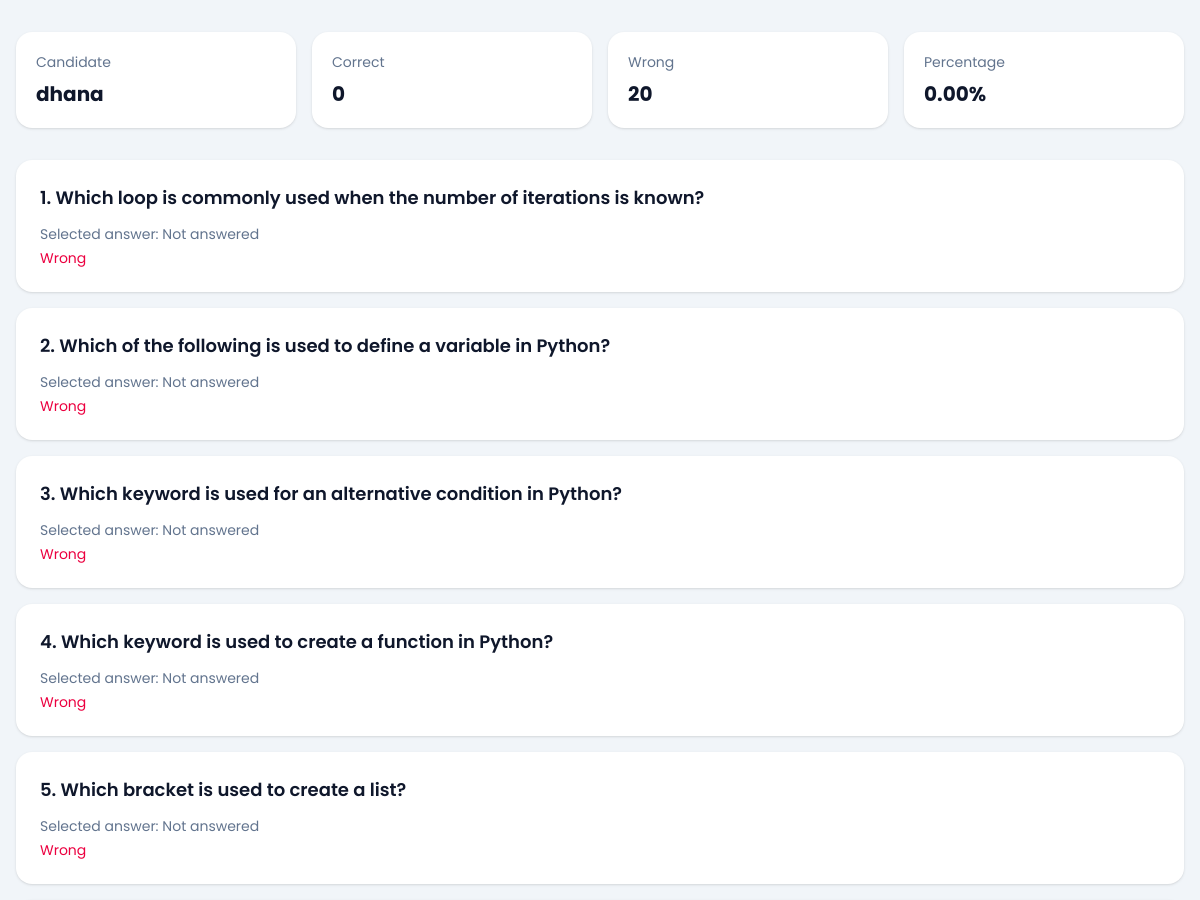
The page /quiz/attempt/3/result/ (signed in, upper part) on the database as committed earlier.
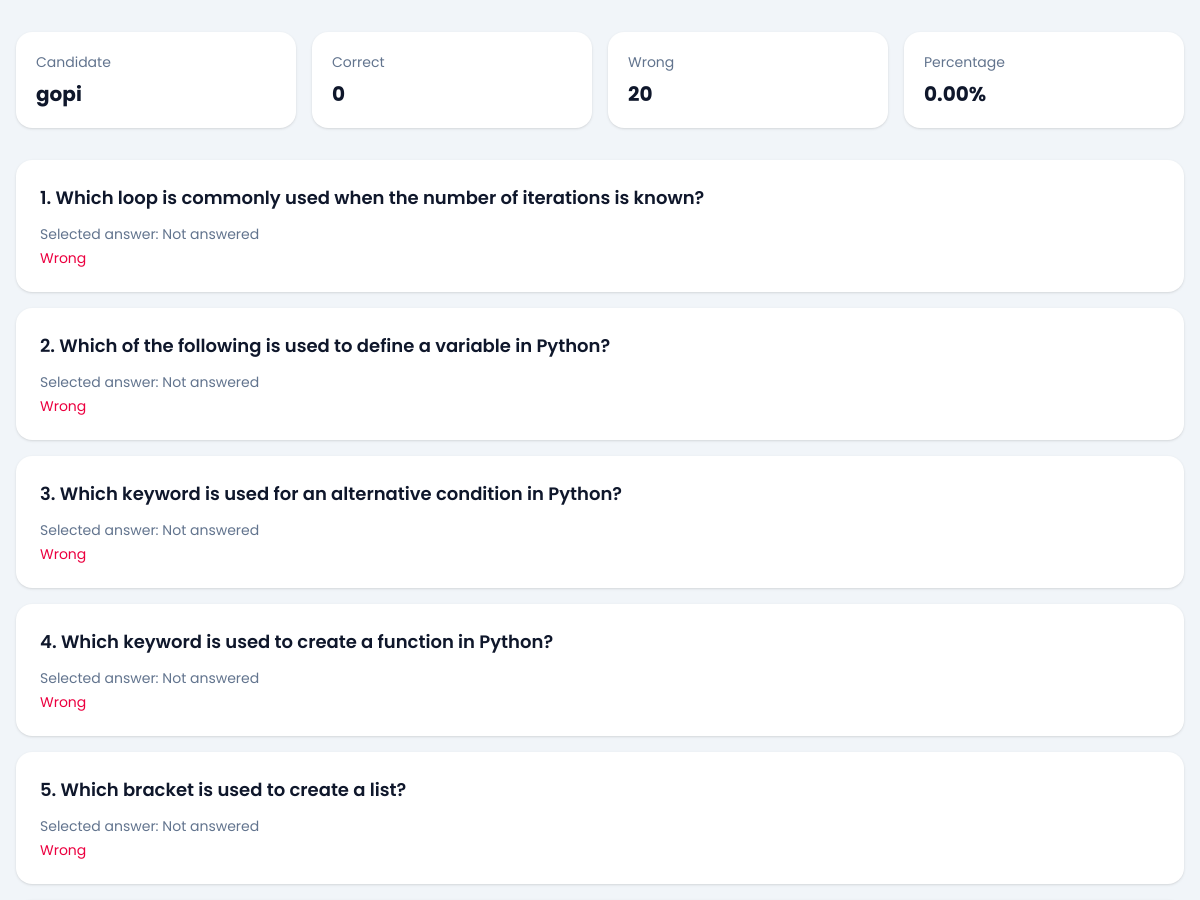
The same page on the database as committed later.
### quiz/models.py (models this page shows, shortened)
class CandidateTestAttempt(models.Model):
    SESSION_SINGLE = 'single'
    SESSION_MULTI = 'multi'
    SESSION_CHOICES = [
        (SESSION_SINGLE, 'Single'),
        (SESSION_MULTI, 'Multi'),
    ]
    candidate = models.ForeignKey(Candidate, on_delete=models.CASCADE, related_name='attempts')
    company = models.ForeignKey(Company, on_delete=models.CASCADE, related_name='attempts')
    session_type = models.CharField(max_length=10, choices=SESSION_CHOICES)
    level = models.CharField(max_length=20)
    question_count = models.PositiveIntegerField()
    duration_minutes = models.PositiveIntegerField()
    selected_subjects = models.JSONField(default=list, blank=True)
    selected_sub_titles = models.JSONField(default=list, blank=True)
    answers_json = models.JSONField(default=list, blank=True)
    correct_count = models.PositiveIntegerField(default=0)
    wrong_count = models.PositiveIntegerField(default=0)
    percentage = models.DecimalField(max_digits=5, decimal_places=2, default=0)
    started_at = models.DateTimeField(blank=True, null=True)
    submitted_at = models.DateTimeField(blank=True, null=True)
    is_submitted = models.BooleanField(default=False)
    created_at = models.DateTimeField(auto_now_add=True)
    class Meta:
        ordering = ['-created_at']

class Candidate(models.Model):
    name = models.CharField(max_length=150)
    email = models.EmailField()
    designation_tech = models.CharField(max_length=150)
    created_at = models.DateTimeField(auto_now_add=True)
    class Meta:
        ordering = ['name']

### quiz/views.py (the view)
# urls.py: path('attempt/<int:attempt_id>/result/', views.test_result, name='result'),
@company_login_required
def test_result(request, attempt_id):
    attempt = get_object_or_404(
        CandidateTestAttempt.objects.select_related('candidate', 'company'),
        pk=attempt_id,
        company=request.company,
    )
    answer_rows = attempt.answers_json or []
    question_ids = [row['question_id'] for row in answer_rows]
    question_map = {
        question.id: question
        for question in Quiz.objects.filter(id__in=question_ids, test_subject__company=request.company)
    }
    results = []
    for row in answer_rows:
        question = question_map.get(row['question_id'])
        if not question:
            continue
        selected_answer = row.get('selected_answer')
        results.append(
            {
                'question': question,
                'selected_answer': selected_answer,
                'is_correct': selected_answer == question.correct_answer,
            }
        )
    return render(request, 'quiz/result.html', {'attempt': attempt, 'results': results})

### dashboard/views.py (called while the page is built)
def get_logged_in_company(request):
    company_id = request.session.get('company_id')
    if not company_id:
        return None
    return Company.objects.filter(id=company_id, is_active=True).first()

def company_login_required(view_func):
    @wraps(view_func)
    def wrapper(request, *args, **kwargs):
        company = get_logged_in_company(request)
        if not company:
            return redirect(f"{reverse('dashboard:login')}?next={request.path}")
        request.company = company
        return view_func(request, *args, **kwargs)
    return wrapper

### templates/quiz/result.html (shortened to what this page needs)
{% extends "base.html" %}
{% block content %}
<section class="grid gap-4 md:grid-cols-4">
    <div class="rounded-2xl bg-white p-5 shadow-sm">
        <p class="text-sm text-slate-500">Candidate</p>
        <p class="mt-2 text-xl font-bold">{{ attempt.candidate.name }}</p>
    </div>
    <div class="rounded-2xl bg-white p-5 shadow-sm">
        <p class="text-sm text-slate-500">Correct</p>
        <p class="mt-2 text-xl font-bold">{{ attempt.correct_count }}</p>
    </div>
    <div class="rounded-2xl bg-white p-5 shadow-sm">
        <p class="text-sm text-slate-500">Wrong</p>
        <p class="mt-2 text-xl font-bold">{{ attempt.wrong_count }}</p>
    </div>
    <div class="rounded-2xl bg-white p-5 shadow-sm">
        <p class="text-sm text-slate-500">Percentage</p>
        <p class="mt-2 text-xl font-bold">{{ attempt.percentage }}%</p>
    </div>
</section>
<section class="mt-8 space-y-4">
    {% for row in results %}
        <div class="rounded-2xl bg-white p-6 shadow-sm">
            <h2 class="text-lg font-semibold">{{ forloop.counter }}. {{ row.question.question }}</h2>
            <p class="mt-3 text-sm text-slate-500">Selected answer: {{ row.selected_answer|default:"Not answered" }}</p>
            <p class="mt-1 text-sm {% if row.is_correct %}text-emerald-600{% else %}text-rose-600{% endif %}">
                {% if row.is_correct %}Correct{% else %}Wrong{% endif %}
            </p>
        </div>
    {% empty %}
        <div class="rounded-2xl bg-white p-6 shadow-sm text-slate-500">
            No answers recorded.
        </div>
    {% endfor %}
</section>
{% endblock %}

Rows that differ between the two databases and show on the page:
changed through a linked row, CandidateTestAttempt: candidate.name "dhana" → "gopi"
